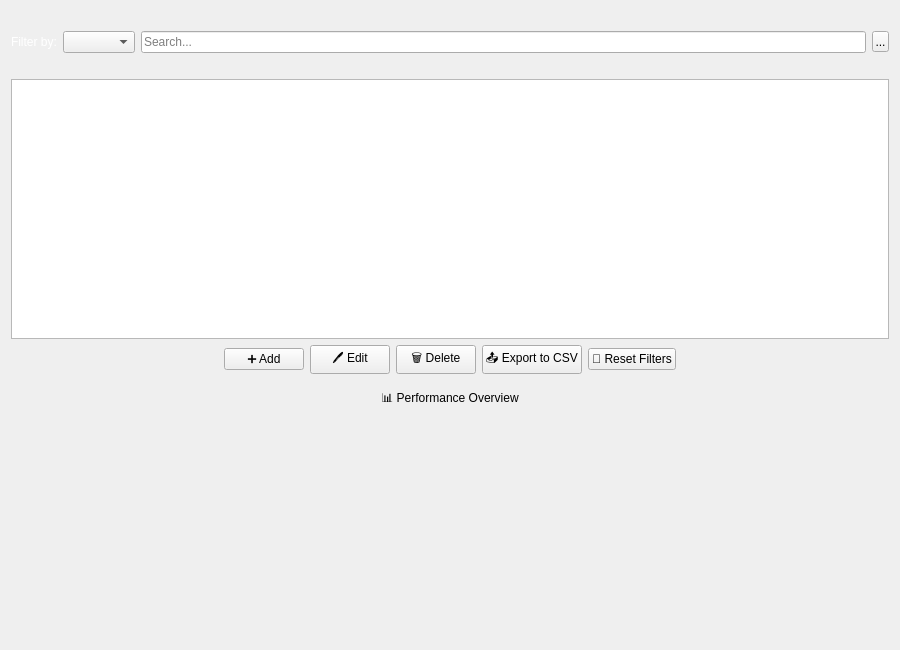
<?xml version="1.0" encoding="UTF-8"?>
<ui version="4.0">
 <class>EnhancedMainWindow</class>
 <widget class="QWidget" name="EnhancedMainWindow">
  <property name="geometry">
   <rect>
    <x>0</x>
    <y>0</y>
    <width>900</width>
    <height>650</height>
   </rect>
  </property>
  <layout class="QVBoxLayout" name="mainLayout">
   <item>
    <widget class="QLabel" name="labelLogo"/>
   </item>
   <item>
    <layout class="QHBoxLayout" name="filterLayout">
     <item>
      <widget class="QLabel" name="labelFilterBy">
       <property name="styleSheet">
        <string notr="true">color: rgb(255, 255, 255); font: 700 10pt &quot;Segoe UI&quot;;</string>
       </property>
       <property name="text">
        <string>Filter by:</string>
       </property>
      </widget>
     </item>
     <item>
      <widget class="QComboBox" name="comboBoxFilterBy"/>
     </item>
     <item>
      <widget class="QLineEdit" name="lineEditSearch">
       <property name="placeholderText">
        <string>Search...</string>
       </property>
      </widget>
     </item>
     <item>
      <widget class="QToolButton" name="toolButtonSort">
       <property name="maximumSize">
        <size>
         <width>17</width>
         <height>16777215</height>
        </size>
       </property>
       <property name="styleSheet">
        <string notr="true">border-color: rgb(0, 0, 0);</string>
       </property>
       <property name="text">
        <string>...</string>
       </property>
      </widget>
     </item>
    </layout>
   </item>
   <item>
    <widget class="QLabel" name="labelTotalEntries">
     <property name="styleSheet">
      <string notr="true">color: rgb(255, 255, 255);</string>
     </property>
    </widget>
   </item>
   <item>
    <widget class="QTableView" name="tableView">
     <property name="styleSheet">
      <string notr="true">font: 600 10pt &quot;Segoe UI&quot;;</string>
     </property>
    </widget>
   </item>
   <item>
    <layout class="QHBoxLayout" name="buttonLayout">
     <item>
      <spacer name="horizontalSpacer">
       <property name="orientation">
        <enum>Qt::Orientation::Horizontal</enum>
       </property>
       <property name="sizeHint" stdset="0">
        <size>
         <width>40</width>
         <height>20</height>
        </size>
       </property>
      </spacer>
     </item>
     <item>
      <widget class="QPushButton" name="pushButtonAdd">
       <property name="styleSheet">
        <string notr="true">gridline-color: rgb(0, 0, 127);</string>
       </property>
       <property name="text">
        <string>➕ Add</string>
       </property>
      </widget>
     </item>
     <item>
      <widget class="QPushButton" name="pushButtonEdit">
       <property name="text">
        <string>🖊️ Edit</string>
       </property>
      </widget>
     </item>
     <item>
      <widget class="QPushButton" name="pushButtonDelete">
       <property name="text">
        <string>🗑️ Delete</string>
       </property>
      </widget>
     </item>
     <item>
      <widget class="QPushButton" name="pushButtonExportCSV">
       <property name="text">
        <string>📤 Export to CSV</string>
       </property>
      </widget>
     </item>
     <item>
      <widget class="QPushButton" name="pushButtonResetFilters">
       <property name="text">
        <string>🔄 Reset Filters</string>
       </property>
      </widget>
     </item>
     <item>
      <spacer name="horizontalSpacer_3">
       <property name="orientation">
        <enum>Qt::Orientation::Horizontal</enum>
       </property>
       <property name="sizeHint" stdset="0">
        <size>
         <width>40</width>
         <height>20</height>
        </size>
       </property>
      </spacer>
     </item>
    </layout>
   </item>
   <item>
    <widget class="QWidget" name="performanceWidget" native="true">
     <layout class="QVBoxLayout" name="performanceLayout">
      <item>
       <widget class="QLabel" name="labelPerformanceHeader">
        <property name="styleSheet">
         <string notr="true">color: rgb(0, 0, 0);
font: 700 10pt &quot;Segoe UI&quot;;</string>
        </property>
        <property name="text">
         <string>📊 Performance Overview</string>
        </property>
        <property name="alignment">
         <set>Qt::AlignmentFlag::AlignCenter</set>
        </property>
       </widget>
      </item>
      <item>
       <widget class="QWidget" name="chartContainer" native="true">
        <property name="sizePolicy">
         <sizepolicy hsizetype="Preferred" vsizetype="Expanding">
          <horstretch>0</horstretch>
          <verstretch>0</verstretch>
         </sizepolicy>
        </property>
       </widget>
      </item>
     </layout>
    </widget>
   </item>
  </layout>
 </widget>
 <resources/>
 <connections/>
</ui>
